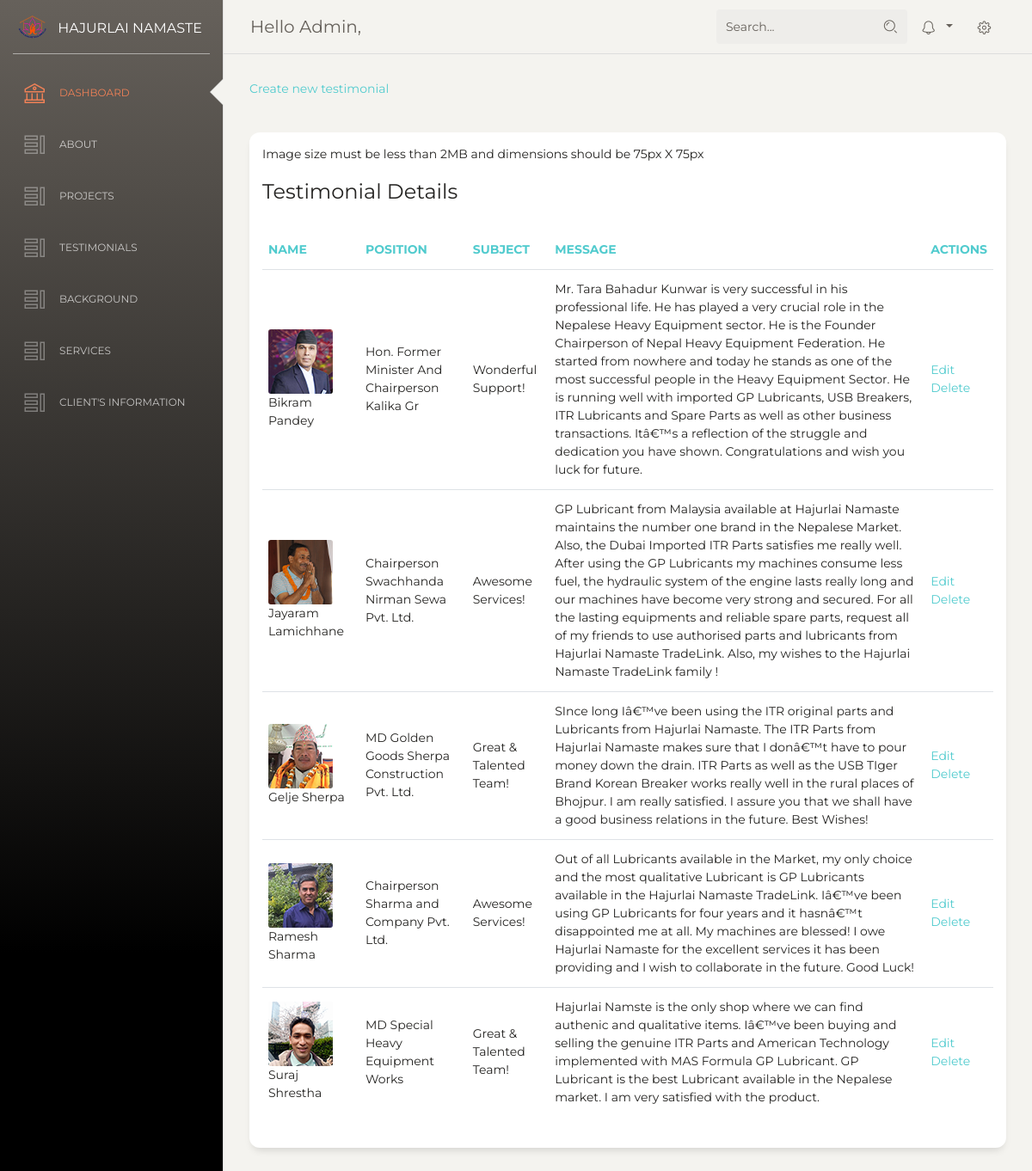
/backend/testimonials.php (signed in), run on the app's committed database.
### tables this page shows
CREATE TABLE `testimonial` (
  `id` int(11) NOT NULL,
  `name` varchar(50) NOT NULL,
  `position` varchar(60) NOT NULL,
  `image` varchar(60) NOT NULL,
  `subject` text NOT NULL,
  `message` text NOT NULL,
  `created_at` timestamp NOT NULL DEFAULT CURRENT_TIMESTAMP ON UPDATE CURRENT_TIMESTAMP,
  `updated_at` timestamp NOT NULL DEFAULT '0000-00-00 00:00:00'
);

### backend/testimonials.php (the view, shortened to what this page needs)
<?php
	include('../config/init.php');
	    $sql="SELECT * FROM testimonial";
        $result = $connection->query($sql);
?>
<!DOCTYPE html>
<html lang="en">
<head>
  <link href="https://maxcdn.bootstrapcdn.com/font-awesome/latest/css/font-awesome.min.css" rel="stylesheet">
  <link href="assets/css/bootstrap.min.css" rel="stylesheet" />
  <link href="assets/css/paper-dashboard.css?v=2.0.0" rel="stylesheet" />
  <link href="assets/demo/demo.css" rel="stylesheet" />
</head>
<body class="">
  <div class="wrapper ">
    <?php
        include('includes/sidenav.php');
    ?>
    <div class="main-panel">
      <?php
        include('includes/navbar.php');
      ?>
      <div class="content">
          <div class="row" style="margin-bottom:40px;">
            <div class="col-md-12">
                <a href="createtestimonial.php">Create new testimonial</a>
                </div>
          </div>
        <div class="row">
        <div class="col-md-12">
            <div class="card">
              <div class="card-header">
                <p>Image size must be less than 2MB and dimensions should be 75px X 75px</p>
                <h4 class="card-title"> Testimonial Details </h4>
              </div>
              <div class="card-body">
                <div class="table-responsive">
                  <table class="table">
                    <thead class=" text-primary">
                      <th>
                        Name
                      </th>
                      <th>
                        Position
                      </th>
                      <th>
                        Subject
                      </th>
                      <th>
                        Message
                      </th>
                      <th>
                        Actions
                      </th>
                    </thead>
                    <tbody>
                    <?php while($row = $result->fetch_assoc()){ ?>
                        <tr>
                            <td>
                            <img src="<?php echo $row['image']; ?>" class="img-responsive"><?php echo $row['name']; ?>
                            </td>
                            <td>
                            <?php echo $row['position']; ?>
                            </td>
                            <td>
                                <?php echo $row['subject']; ?>
                            </td>
                            <td>
                                <?php echo $row['message']; ?>
                            </td>
                            <td>
                                <a href="edittestimonial.php?id='<?php echo $row['id'];?>'">Edit</a><br/>
                                <a href="deletetestimonial.php?id='<?php echo $row['id'];?>'">Delete</a>
                            </td>
                        </tr>
                    <?php } ?>
                    </tbody>
                  </table>
                </div>
              </div>
            </div>
          </div>
        </div>
      </div>
    </div>
  </div>
</body>
</html>

### backend/includes/sidenav.php
<div class="sidebar" data-color="blue" data-active-color="danger">
      <div class="logo">
        <a href="http://www.creative-tim.com" class="simple-text logo-mini">
          <div class="logo-image-small">
            <img src="../images/logo1.png">
          </div>
        </a>
        <a href="http://www.creative-tim.com" class="simple-text logo-normal">
          Hajurlai Namaste
        </a>
      </div>
      <div class="sidebar-wrapper">
        <ul class="nav">
          <li class="active ">
            <a href="index.php">
              <i class="nc-icon nc-bank"></i>
              <p>Dashboard</p>
            </a>
          </li>
          <li>
            <a href="about.php">
              <i class="nc-icon nc-tile-56"></i>
              <p>About</p>
            </a>
          </li>
          <li>
            <a href="projects.php">
              <i class="nc-icon nc-tile-56"></i>
              <p>Projects</p>
            </a>
          </li>
          <li>
            <a href="testimonials.php">
              <i class="nc-icon nc-tile-56"></i>
              <p>Testimonials</p>
            </a>
          </li>
          <li>
            <a href="background.php">
              <i class="nc-icon nc-tile-56"></i>
              <p>Background</p>
            </a>
          </li>
          <li>
            <a href="services.php">
              <i class="nc-icon nc-tile-56"></i>
              <p>Services</p>
            </a>
          </li>
          <li>
            <a href="clients.php">
              <i class="nc-icon nc-tile-56"></i>
              <p>Client's Information</p>
            </a>
          </li>
        </ul>
      </div>
    </div>

### backend/includes/navbar.php (shortened to what this page needs)
<nav class="navbar navbar-expand-lg navbar-absolute fixed-top navbar-transparent">
        <div class="container-fluid">
          <div class="navbar-wrapper">
            <a class="navbar-brand" href="index.php">Hello <?php echo $_SESSION['name']. ','; ?></a>
          </div>
          <div class="collapse navbar-collapse justify-content-end" id="navigation">
            <form>
              <div class="input-group no-border">
                <input type="text" value="" class="form-control" placeholder="Search...">
                <div class="input-group-append">
                  <div class="input-group-text">
                    <i class="nc-icon nc-zoom-split"></i>
                  </div>
                </div>
              </div>
            </form>
            <ul class="navbar-nav">
              <li class="nav-item btn-rotate dropdown">
                <a class="nav-link dropdown-toggle" href="http://example.com" id="navbarDropdownMenuLink" data-toggle="dropdown" aria-haspopup="true" aria-expanded="false">
                  <i class="nc-icon nc-bell-55"></i>
                </a>
              </li>
              <li class="nav-item">
                <a class="nav-link btn-rotate" href="changepassword.php">
                  <i class="nc-icon nc-settings-gear-65"></i>
                </a>
              </li>
            </ul>
          </div>
        </div>
      </nav>

### data on the page
testimonial: image (picture), name "Bikram Pandey", position "Hon. Former Minister And Chairperson Kalika Gr", subject "Wonderful Support!", message "Mr. Tara Bahadur Kunwar is very successful in his professional life. He has played a very crucial role in the Nepalese Heavy Equipment sector. He is the Founder Chairperson of Nepal Heavy Equipment Federation. He started from nowhere and today he stands as one of the most successful people in the Heavy Equipment Sector. He is running well with imported GP Lubricants, USB Breakers, ITR Lubricants and Spare Parts as well as other business transactions. Itâ€™s a reflection of the struggle and dedication you have shown. Congratulations and wish you luck for future."
testimonial: image (picture), name "Jayaram Lamichhane", position "Chairperson Swachhanda Nirman Sewa Pvt. Ltd.", subject "Awesome Services!", message "GP Lubricant from Malaysia available at Hajurlai Namaste maintains the number one brand in the Nepalese Market. Also, the Dubai Imported ITR Parts satisfies me really well. After using the GP Lubricants my machines consume less fuel, the hydraulic system of the engine lasts really long and our machines have become very strong and secured. For all the lasting equipments and reliable spare parts, request all of my friends to use authorised parts and lubricants from Hajurlai Namaste TradeLink. Also, my wishes to the Hajurlai Namaste TradeLink family !"
testimonial: image (picture), name "Gelje Sherpa", position "MD Golden Goods Sherpa Construction Pvt. Ltd.", subject "Great & Talented Team!", message "SInce long Iâ€™ve been using the ITR original parts and Lubricants from Hajurlai Namaste. The ITR Parts from Hajurlai Namaste makes sure that I donâ€™t have to pour money down the drain. ITR Parts as well as the USB TIger Brand Korean Breaker works really well in the rural places of Bhojpur. I am really satisfied. I assure you that we shall have a good business relations in the future. Best Wishes!"
testimonial: image (picture), name "Ramesh Sharma", position "Chairperson Sharma and Company Pvt. Ltd.", subject "Awesome Services!", message "Out of all Lubricants available in the Market, my only choice and the most qualitative Lubricant is GP Lubricants available in the Hajurlai Namaste TradeLink. Iâ€™ve been using GP Lubricants for four years and it hasnâ€™t disappointed me at all. My machines are blessed! I owe Hajurlai Namaste for the excellent services it has been providing and I wish to collaborate in the future. Good Luck!"
testimonial: image (picture), name "Suraj Shrestha", position "MD Special Heavy Equipment Works", subject "Great & Talented Team!", message "Hajurlai Namste is the only shop where we can find authenic and qualitative items. Iâ€™ve been buying and selling the genuine ITR Parts and American Technology implemented with MAS Formula GP Lubricant. GP Lubricant is the best Lubricant available in the Nepalese market. I am very satisfied with the product."

### other printed values
$_SESSION['name'] "Admin"
